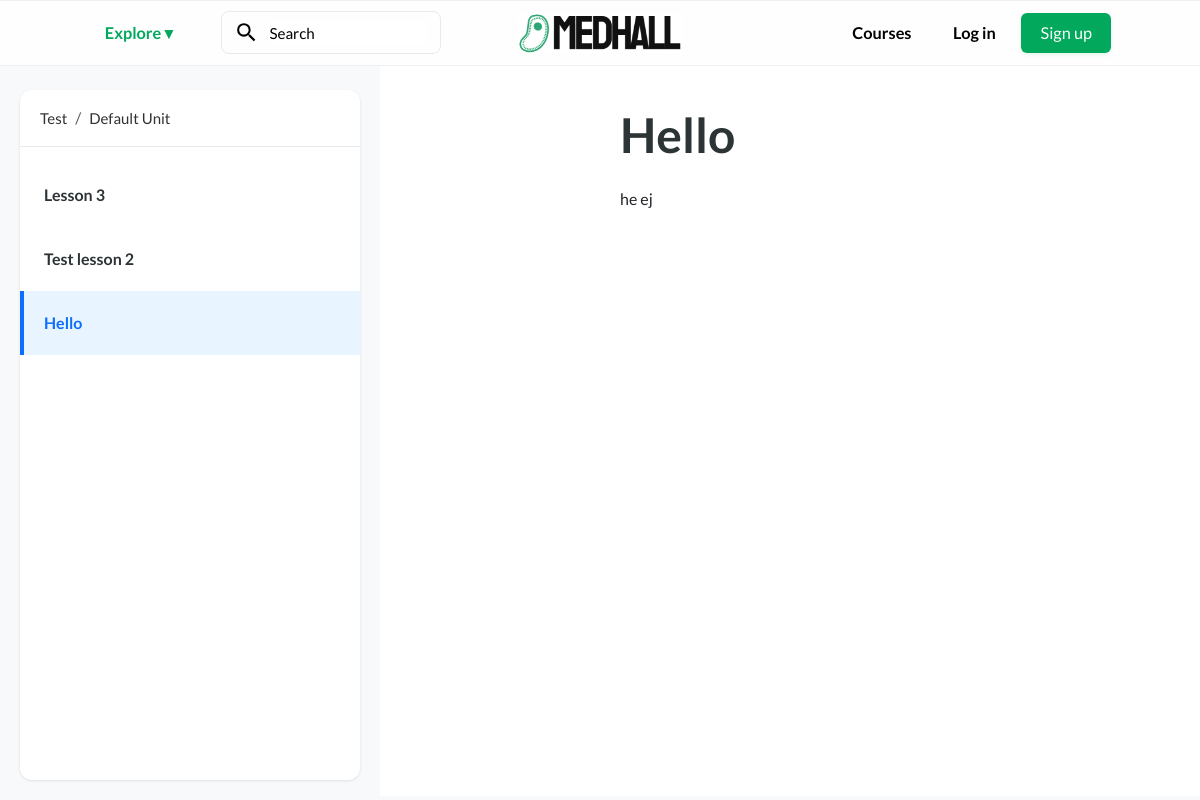
The page /courses/1/unit/1/lesson/1/ on the database as committed earlier.
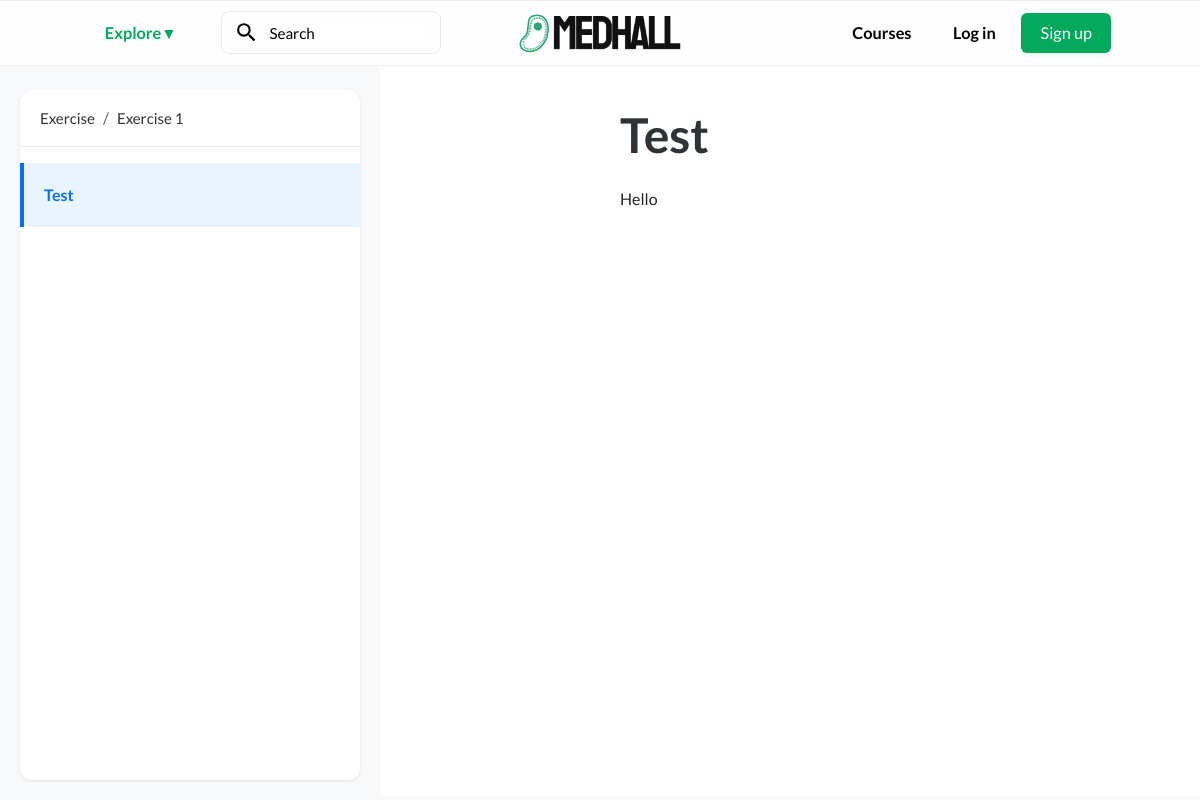
The same page on the database as committed later.
### courses/models.py (models this page shows, shortened)
class Lesson(models.Model):
    course = models.ForeignKey(Course, on_delete=models.CASCADE, related_name="lessons")
    title = models.CharField(max_length=200)
    content = RichTextField()  # Supports rich text editing
    video_url = models.URLField(blank=True, null=True)
    order = models.PositiveIntegerField(default=0)  # To order lessons within a course
    unit = models.ForeignKey(Unit, on_delete=models.CASCADE, related_name="lessons")
    class Meta:
        ordering = ['order']

class Unit(models.Model):
    course = models.ForeignKey(Course, on_delete=models.CASCADE, related_name="units")
    title = models.CharField(max_length=200)
    order = models.PositiveIntegerField(default=0)
    class Meta:
        ordering = ['order']

class Course(models.Model):
    title = models.CharField(max_length=200)
    description = models.TextField()
    teacher = models.ForeignKey(User, on_delete=models.CASCADE, related_name="courses")

### courses/views.py (the view)
# urls.py: path('<int:course_id>/unit/<int:unit_id>/lesson/<int:lesson_id>/', views.lesson_detail, name='lesson_detail'),
def lesson_detail(request, course_id, unit_id, lesson_id):
    lesson = get_object_or_404(Lesson, id=lesson_id, unit_id=unit_id, unit__course_id=course_id)
    courses = Course.objects.all()
    return render(request, 'courses/lesson_detail.html', {'lesson': lesson, 'courses': courses})

### courses/context_processors.py (called while the page is built)
def courses_processor(request):
    courses_all = Course.objects.all()
    print(f"Context processor found {len(courses_all)} courses")  # Debug print
    return {
        'courses_all': courses_all
    }

### courses/templates/courses/lesson_detail.html (shortened to what this page needs)
{% extends "base.html" %}
{% block content %}
<div class="d-flex">
    <div class="lesson-sidebar">
        <nav aria-label="breadcrumb">
            <ol class="breadcrumb">
                <li class="breadcrumb-item">
                    <a href="{% url 'course_detail' lesson.unit.course.id %}">{{ lesson.unit.course.title }}</a>
                </li>
                <li class="breadcrumb-item">
                    <a href="{% url 'course_detail' lesson.unit.course.id %}#unit{{ lesson.unit.id }}">{{ lesson.unit.title }}</a>
                </li>
            </ol>
        </nav>
        <div class="lesson-list">
            {% for unit_lesson in lesson.unit.lessons.all %}
            <a href="{% url 'lesson_detail' lesson.unit.course.id lesson.unit.id unit_lesson.id %}"
               class="lesson-link {% if unit_lesson.id == lesson.id %}active{% endif %}">
                {{ unit_lesson.title }}
            </a>
            {% endfor %}
        </div>
    </div>
    <div class="lesson-content">
        <h1 class="lesson-title">{{ lesson.title }}</h1>
        <div class="content">
            {{ lesson.content|safe }}
        </div>
    </div>
</div>
{% endblock %}

Rows that differ between the two databases and show on the page:
removed Lesson: title "Lesson 3"
removed Lesson: title "Test lesson 2"
changed Lesson "Test": unit.course "Test" → "Exercise"; unit "Default Unit" → "Exercise 1"; title "Hello" → "Test"; content "he ej" → "Hello"
